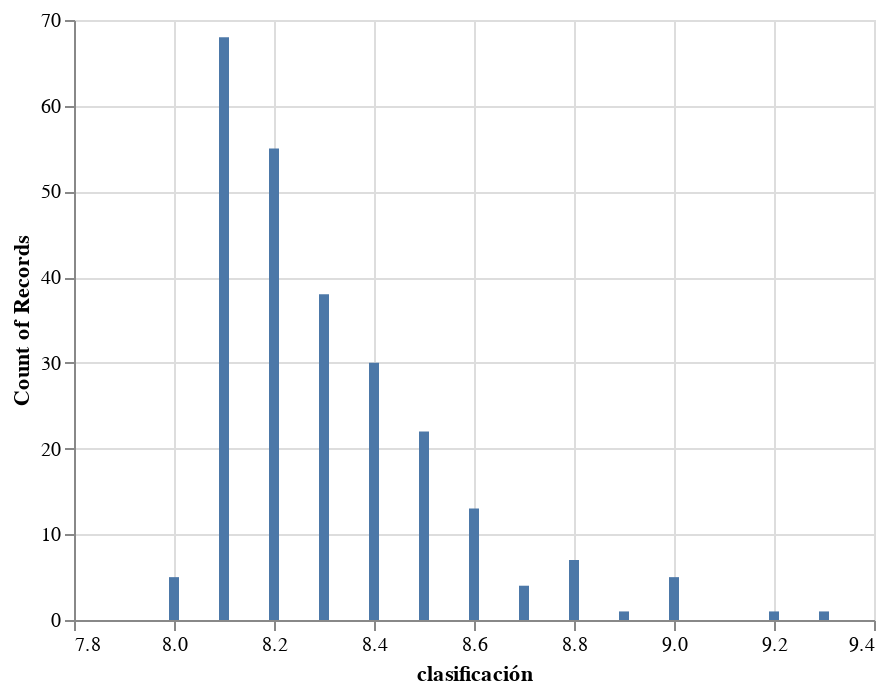

Here is the notebook cell this chart was saved with:
### Code cell
alt.Chart(df).mark_bar()\
   .encode(x='clasificación',y='count()')

### Figure 1 — Vega-Lite specification as saved in the notebook (floating-point values rounded to 4 significant figures; data arrays with more than 128 entries replaced by an {"elided": "..."} marker saying what was removed)
{"config": {"view": {"continuousWidth": 400, "continuousHeight": 300}}, "data": {"name": "data-b8184e2f27c15ec48b8910b747065843"}, "mark": "bar", "encoding": {"x": {"field": "clasificación", "type": "quantitative"}, "y": {"aggregate": "count", "type": "quantitative"}}, "$schema": "https://vega.github.io/schema/vega-lite/v4.17.0.json", "datasets": {"data-b8184e2f27c15ec48b8910b747065843": {"elided": "250 records"}}}
